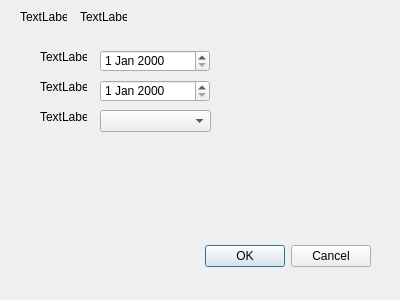
<?xml version="1.0" encoding="UTF-8"?>
<ui version="4.0">
 <class>Dialog</class>
 <widget class="QDialog" name="Dialog">
  <property name="geometry">
   <rect>
    <x>0</x>
    <y>0</y>
    <width>400</width>
    <height>300</height>
   </rect>
  </property>
  <property name="windowTitle">
   <string>Dialog</string>
  </property>
  <widget class="QDialogButtonBox" name="buttonBox">
   <property name="geometry">
    <rect>
     <x>30</x>
     <y>240</y>
     <width>341</width>
     <height>32</height>
    </rect>
   </property>
   <property name="orientation">
    <enum>Qt::Horizontal</enum>
   </property>
   <property name="standardButtons">
    <set>QDialogButtonBox::Cancel|QDialogButtonBox::Ok</set>
   </property>
  </widget>
  <widget class="QLabel" name="label">
   <property name="geometry">
    <rect>
     <x>20</x>
     <y>10</y>
     <width>47</width>
     <height>13</height>
    </rect>
   </property>
   <property name="text">
    <string>TextLabel</string>
   </property>
  </widget>
  <widget class="QLabel" name="label_2">
   <property name="geometry">
    <rect>
     <x>80</x>
     <y>10</y>
     <width>47</width>
     <height>13</height>
    </rect>
   </property>
   <property name="text">
    <string>TextLabel</string>
   </property>
  </widget>
  <widget class="QLabel" name="label_3">
   <property name="geometry">
    <rect>
     <x>40</x>
     <y>50</y>
     <width>47</width>
     <height>13</height>
    </rect>
   </property>
   <property name="text">
    <string>TextLabel</string>
   </property>
  </widget>
  <widget class="QLabel" name="label_4">
   <property name="geometry">
    <rect>
     <x>40</x>
     <y>80</y>
     <width>47</width>
     <height>13</height>
    </rect>
   </property>
   <property name="text">
    <string>TextLabel</string>
   </property>
  </widget>
  <widget class="QLabel" name="label_5">
   <property name="geometry">
    <rect>
     <x>40</x>
     <y>110</y>
     <width>47</width>
     <height>13</height>
    </rect>
   </property>
   <property name="text">
    <string>TextLabel</string>
   </property>
  </widget>
  <widget class="QDateEdit" name="dateEdit">
   <property name="geometry">
    <rect>
     <x>100</x>
     <y>50</y>
     <width>110</width>
     <height>22</height>
    </rect>
   </property>
  </widget>
  <widget class="QDateEdit" name="dateEdit_2">
   <property name="geometry">
    <rect>
     <x>100</x>
     <y>80</y>
     <width>110</width>
     <height>22</height>
    </rect>
   </property>
  </widget>
  <widget class="QComboBox" name="comboBox">
   <property name="geometry">
    <rect>
     <x>100</x>
     <y>110</y>
     <width>111</width>
     <height>22</height>
    </rect>
   </property>
  </widget>
 </widget>
 <resources/>
 <connections>
  <connection>
   <sender>buttonBox</sender>
   <signal>accepted()</signal>
   <receiver>Dialog</receiver>
   <slot>accept()</slot>
   <hints>
    <hint type="sourcelabel">
     <x>248</x>
     <y>254</y>
    </hint>
    <hint type="destinationlabel">
     <x>157</x>
     <y>274</y>
    </hint>
   </hints>
  </connection>
  <connection>
   <sender>buttonBox</sender>
   <signal>rejected()</signal>
   <receiver>Dialog</receiver>
   <slot>reject()</slot>
   <hints>
    <hint type="sourcelabel">
     <x>316</x>
     <y>260</y>
    </hint>
    <hint type="destinationlabel">
     <x>286</x>
     <y>274</y>
    </hint>
   </hints>
  </connection>
 </connections>
</ui>
